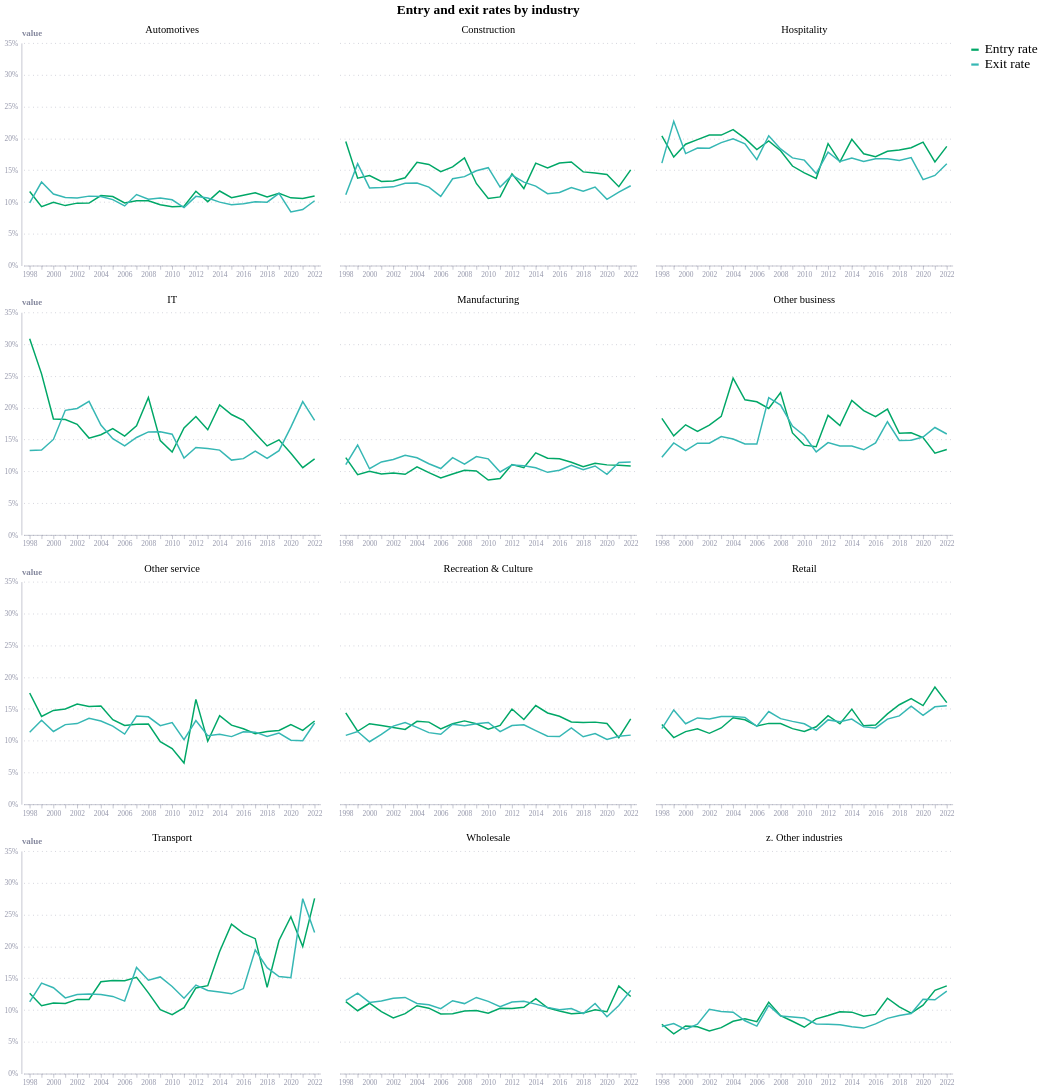

Here is the Vega-Lite specification saved for this chart:
### Vega-Lite specification from a JSON file in a GitHub repository (floating-point values rounded to 4 significant figures; data arrays with more than 128 entries replaced by an {"elided": "..."} marker saying what was removed)
{"config": {"font": "Circular Std", "mark": {"line": {"interpolate": "monotone"}}, "view": {"stroke": "transparent", "width": 400, "height": 300}, "range": {"category": ["#36B7B4", "#E6224B", "#F4C245", "#0063AF", "#00A767", "#179FDB", "#EB5C2E"], "diverging": ["#E6224B", "#E54753", "#C9C9C9", "#179FDB", "#122B39"], "heatmap": ["#C9C9C9", "#179FDB", "#0063AF", "#122B39"], "ordinal": ["#00A767", "#36B7B4", "#179FDB", "#0063AF", "#243B5A"]}, "axisX": {"domainColor": "#676A86", "domainOpacity": 0.5, "grid": false, "labelAngle": 0, "labelColor": "#676A86", "labelOpacity": 0.7, "orient": "bottom", "tickColor": "#676A86", "tickCount": 10, "tickOpacity": 0.5, "title": false, "titleAlign": "center", "titleAnchor": "middle", "titleColor": "#676A86", "titleFontSize": 12, "titleOpacity": 0.8, "titleY": -15}, "axisY": {"domainColor": "#676A86", "domainOpacity": 0.5, "gridColor": "#676A86", "gridDash": [1, 5], "gridOpacity": 0.5, "labelColor": "#676A86", "labelOpacity": 0.7, "labelPadding": 5, "tickColor": "#676A86", "tickCount": 8, "tickOpacity": 0.5, "ticks": false, "titleAlign": "left", "titleAngle": 0, "titleBaseline": "bottom", "titleColor": "#676A86", "titleFontSize": 12, "titleOpacity": 0.8, "titleX": 0, "titleY": -7}}, "data": {"name": "data-addc895a4b401f9437bc640023fd6677"}, "mark": {"type": "line"}, "encoding": {"color": {"field": "variable", "legend": {"labelFontSize": 18, "orient": "right", "symbolStrokeWidth": 3, "titleFontSize": 18}, "title": null, "type": "ordinal"}, "facet": {"columns": 3, "field": "industry_name", "header": {"labelFontSize": 14, "title": "Entry and exit rates by industry", "titleFontSize": 18}, "type": "nominal"}, "x": {"axis": {"labelAngle": 0, "labelExpr": "datum.value % 2 == 0 ? datum.label : ''"}, "field": "year", "type": "ordinal"}, "y": {"axis": {"format": "%"}, "field": "value", "type": "quantitative"}}, "resolve": {"axis": {"x": "independent"}}, "$schema": "https://vega.github.io/schema/vega-lite/v5.20.1.json", "datasets": {"data-addc895a4b401f9437bc640023fd6677": {"elided": "600 records"}}}
